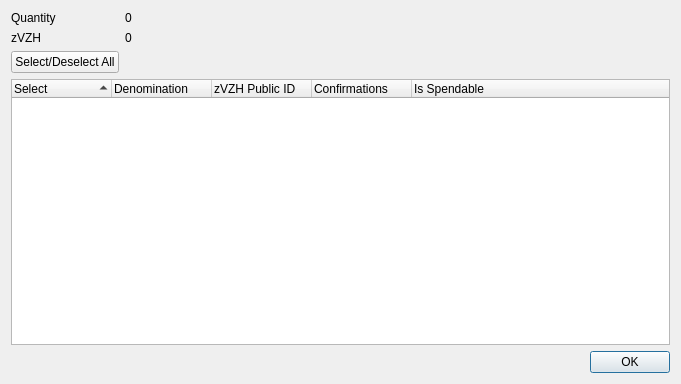
<?xml version="1.0" encoding="UTF-8"?>
<ui version="4.0">
 <class>ZVZHControlDialog</class>
 <widget class="QDialog" name="ZVZHControlDialog">
  <property name="geometry">
   <rect>
    <x>0</x>
    <y>0</y>
    <width>681</width>
    <height>384</height>
   </rect>
  </property>
  <property name="minimumSize">
   <size>
    <width>681</width>
    <height>384</height>
   </size>
  </property>
  <property name="windowTitle">
   <string>Select zVZH to Spend</string>
  </property>
  <layout class="QGridLayout" name="gridLayout">
   <item row="0" column="0">
    <layout class="QFormLayout" name="formLayout">
     <property name="sizeConstraint">
      <enum>QLayout::SetDefaultConstraint</enum>
     </property>
     <item row="0" column="0">
      <widget class="QLabel" name="labelQuantity">
       <property name="text">
        <string>Quantity</string>
       </property>
      </widget>
     </item>
     <item row="0" column="1">
      <widget class="QLabel" name="labelQuantity_int">
       <property name="text">
        <string>0</string>
       </property>
      </widget>
     </item>
     <item row="1" column="0">
      <widget class="QLabel" name="labelZVZH">
       <property name="text">
        <string>zVZH</string>
       </property>
      </widget>
     </item>
     <item row="1" column="1">
      <widget class="QLabel" name="labelZVZH_int">
       <property name="text">
        <string>0</string>
       </property>
      </widget>
     </item>
     <item row="2" column="0">
      <widget class="QPushButton" name="pushButtonAll">
       <property name="text">
        <string>Select/Deselect All</string>
       </property>
      </widget>
     </item>
    </layout>
   </item>
   <item row="1" column="0">
    <layout class="QVBoxLayout" name="verticalLayout">
     <item>
      <widget class="QTreeWidget" name="treeWidget">
       <property name="minimumSize">
        <size>
         <width>0</width>
         <height>250</height>
        </size>
       </property>
       <property name="alternatingRowColors">
        <bool>true</bool>
       </property>
       <property name="sortingEnabled">
        <bool>true</bool>
       </property>
       <property name="columnCount">
        <number>5</number>
       </property>
       <attribute name="headerDefaultSectionSize">
        <number>100</number>
       </attribute>
       <column>
        <property name="text">
         <string notr="true">Select</string>
        </property>
       </column>
       <column>
        <property name="text">
         <string notr="true">Denomination</string>
        </property>
       </column>
       <column>
        <property name="text">
         <string notr="true">zVZH Public ID</string>
        </property>
       </column>
       <column>
        <property name="text">
         <string notr="true">Confirmations</string>
        </property>
       </column>
       <column>
        <property name="text">
         <string>Is Spendable</string>
        </property>
       </column>
      </widget>
     </item>
     <item>
      <widget class="QDialogButtonBox" name="buttonBox">
       <property name="orientation">
        <enum>Qt::Horizontal</enum>
       </property>
       <property name="standardButtons">
        <set>QDialogButtonBox::Ok</set>
       </property>
      </widget>
     </item>
    </layout>
   </item>
  </layout>
 </widget>
 <resources/>
 <connections>
  <connection>
   <sender>buttonBox</sender>
   <signal>accepted()</signal>
   <receiver>ZVZHControlDialog</receiver>
   <slot>accept()</slot>
   <hints>
    <hint type="sourcelabel">
     <x>248</x>
     <y>254</y>
    </hint>
    <hint type="destinationlabel">
     <x>157</x>
     <y>274</y>
    </hint>
   </hints>
  </connection>
  <connection>
   <sender>buttonBox</sender>
   <signal>rejected()</signal>
   <receiver>ZVZHControlDialog</receiver>
   <slot>reject()</slot>
   <hints>
    <hint type="sourcelabel">
     <x>316</x>
     <y>260</y>
    </hint>
    <hint type="destinationlabel">
     <x>286</x>
     <y>274</y>
    </hint>
   </hints>
  </connection>
 </connections>
</ui>
